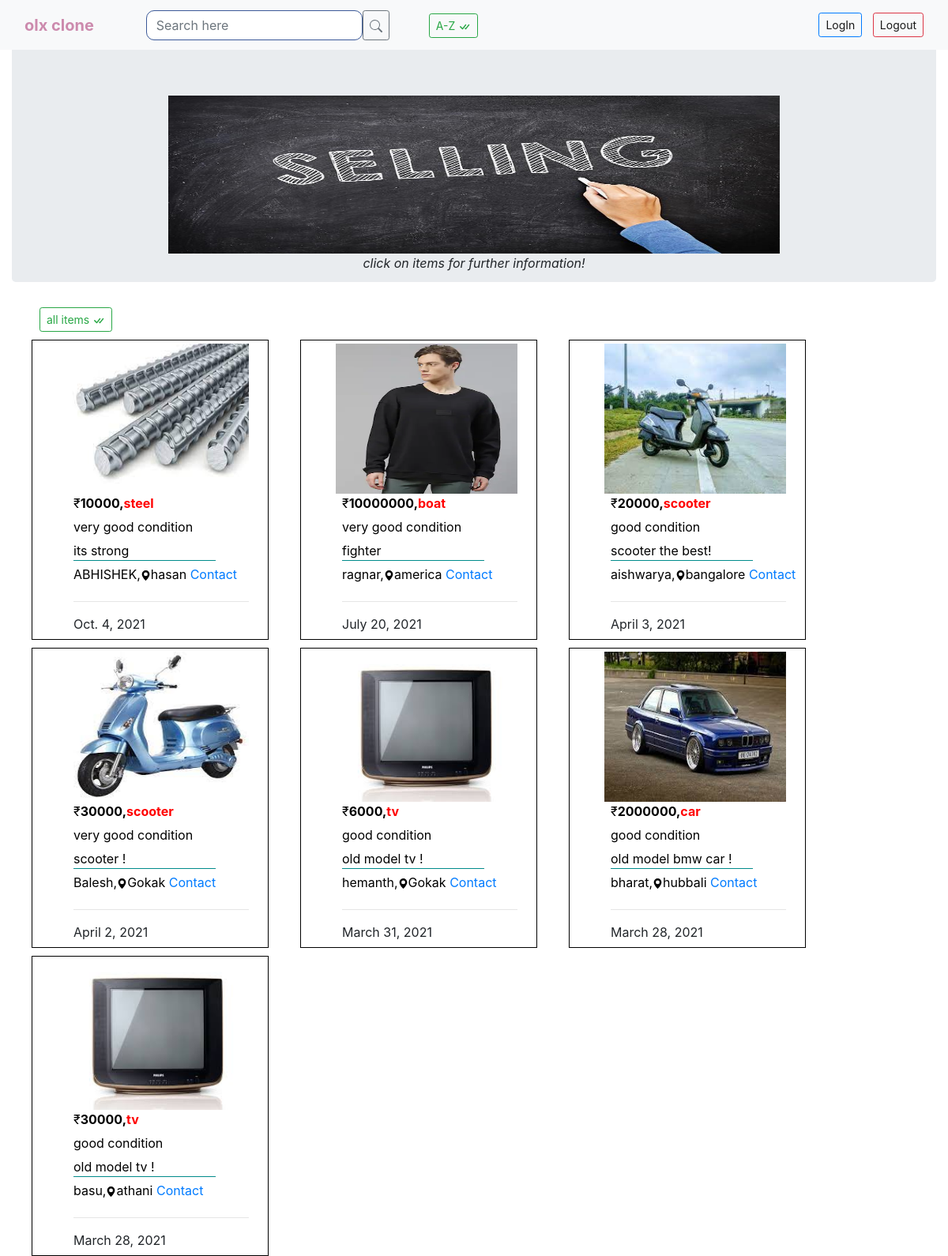
Page /above5/ on the committed database.
### testapp/models.py (models this page shows, shortened)
class Item(models.Model):
    CONDITION_CHOICES=(('good condition','Good Condition'),('very good condition','Very Good Conditon'))
    name=models.CharField(max_length=18)
    place=models.CharField(max_length=18)
    item=models.CharField(max_length=18)
    item_name=models.SlugField(max_length=256)
    item_image=models.ImageField(null=True,blank=True,upload_to='images/')
    about_item=models.CharField(max_length=18)
    price=models.PositiveIntegerField()
    description=models.TextField()
    uploaded=models.DateField(auto_now_add=True)
    updated=models.DateField(auto_now=True)
    condition=models.CharField(max_length=20,choices=CONDITION_CHOICES,default="good condition")
    tags=TaggableManager()
    objects=CustomManager()
    class Meta:
        ordering=['-uploaded']
    def get_absolute_url(self):
        return reverse('item_detail',args=[self.uploaded.year,self.uploaded.strftime('%m'),self.uploaded.strftime('%d'),self.item_name])

### testapp/views.py (the view)
# urls.py: path('above5/',views.item_ormview1),
def item_ormview1(request):
    itemsa5=Item.objects.filter(price__gte=5000)
    return render(request,'testapp/itema5.html',{'itemsa5':itemsa5})

### testapp/models.py (called while the page is built)
    def get_queryset(self):
        return super().get_queryset().order_by('-uploaded',)

### templates/testapp/itema5.html (shortened to what this page needs)
<!DOCTYPE html>
{% extends 'testapp/base.html' %}
{% load static %}
{% block content %}
<div class="container-fluid xxx" align=center>
  <div class="jumbotron" style="height:300px;">
<img src="{% static "images/sale2.jpg" %}" alt="" width="70%;" height="200px;" class="pics">
<p> <i>click on items for further information!</i> </p>
</div>
  </div>
  <a href="/home" style="margin-left:50px;" class="btn btn-outline-success btn-sm">all items </a><br>
{% for item in itemsa5 %}
{% if item.item_image %}
<a href="{{item.get_absolute_url}}" style="color:black;text-decoration:none;">
<div class="row" style="float:left;">
  <div class="col-lg-2 col-md-4 col-xs-12 list">
    <div class="box" style="border:1px solid black;width:300px;height:380px;margin:10px 0px 0px 40px;padding:4px;">
    <img src="{{item.item_image.url}}" alt="nokia" width="230px" height="190px;" style="margin-left:40px;"><br>
    <ul style="margin-left:40px;list-style-type:none;width:230px;padding-left:8px;height:150px;" class="box">
      <li><p style="display:inline;">&#8377<b>{{item.price}},<span style="color:red;">{{item.item}}</span></b></p></li>
      <li>{{item.condition}}</li>
      <li><p style="width:180px;margin:0px;border-bottom:1px solid #008B8B;">{{item.about_item}}</p></li>
      <li style="width:250px;">{{item.name}},<svg xmlns="http://www.w3.org/2000/svg" width="13" height="13" fill="currentColor" class="bi bi-geo-alt-fill" viewBox="0 0 16 16">
  <path d="M8 16s6-5.686 6-10A6 6 0 0 0 2 6c0 4.314 6 10 6 10zm0-7a3 3 0 1 1 0-6 3 3 0 0 1 0 6z"/>
</svg>{{item.place}} <a href="#">Contact</a> </li><hr>
<li>{{item.uploaded}} </li>
</ul>
  </div>
  </div>
</div>
</a>
{% else %}
{% for i in item_list1 %}
<p>no items found</p>
{% endfor %}
{% endif %}
{% endfor %}
{% endblock %}

### templates/testapp/base.html (shortened to what this page needs)
<!DOCTYPE html>
{% load static %}
<html lang="en" dir="ltr">
  <head>
    <link rel="stylesheet" href="{% static "css/tweet.css" %}">
    <link rel="stylesheet" href="{% static "css/bootstrap.css" %}">
  </head>
  <body>
    <nav class="navbar navbar-expand-lg  fixed-top navbar-light bg-light">
  <div class="container-fluid">
    <a class="navbar-brand" href="/home" id="brand"><b>olx clone</b></a>
    <form class="d-flex">
      <input class=" form-control me-2" style="width:100%;border:1px solid #3b5998;border-radius:10px;margin-left:50px;" type="search" placeholder="Search here" aria-label="Search" name="q">
      <button class="btn btn-outline-secondary btn-sm" type="submit"></button>
    </form>
    <div class="collapse navbar-collapse" id="navbarSupportedContent">
    <ul class="navbar-nav mr-auto">
      <li class="nav-item active"><a href="/home" style="margin-left:50px;" class="btn btn-outline-success btn-sm">A-Z </a></li>
    </ul>
    <span class="navbar-text">
      <a href="/accounts/login" class="btn btn-outline-primary btn-sm">LogIn</a>
    </span>&nbsp&nbsp&nbsp
    <span class="navbar-text">
      <a href="/logout" class="btn btn-outline-danger btn-sm">Logout</a>
    </span>
  </div>
  </div>
</nav>
       <div class="content">
         <div class="upperline" style="float:left;">
           <ul style="list-style-type:none;" class="up">
             <li><a href="#">car</a></li>
             <li><a href="#">phone</a></li>
             <li><a href="#">scooter</a></li>
             <li><a href="#">house</a></li>
           </ul>
         </div><br><hr>
         {% block content %}
         {% endblock %}
       </div>
  </body>
</html>

### static/css/tweet.css (style rules this page uses)
li { height: 30px; }
.up li { display:inline-grid; margin-left: 30px; }
.up li a { color:black; text-decoration: none; }
body { background: lightgray; }

### rows in the picture
Item: item_image (picture), price "10000", item "steel", condition "very good condition", about_item "its strong", name "ABHISHEK", place "hasan", uploaded "Oct. 4, 2021"
Item: item_image (picture), price "10000000", item "boat", condition "very good condition", about_item "fighter", name "ragnar", place "america", uploaded "July 20, 2021"
Item: item_image (picture), price "20000", item "scooter", condition "good condition", about_item "scooter the best!", name "aishwarya", place "bangalore", uploaded "April 3, 2021"
Item: item_image (picture), price "30000", item "scooter", condition "very good condition", about_item "scooter !", name "Balesh", place "Gokak", uploaded "April 2, 2021"
Item: item_image (picture), price "6000", item "tv", condition "good condition", about_item "old model tv !", name "hemanth", place "Gokak", uploaded "March 31, 2021"
Item: item_image (picture), price "2000000", item "car", condition "good condition", about_item "old model bmw car !", name "bharat", place "hubbali", uploaded "March 28, 2021"
Item: item_image (picture), price "30000", item "tv", condition "good condition", about_item "old model tv !", name "basu", place "athani", uploaded "March 28, 2021"
